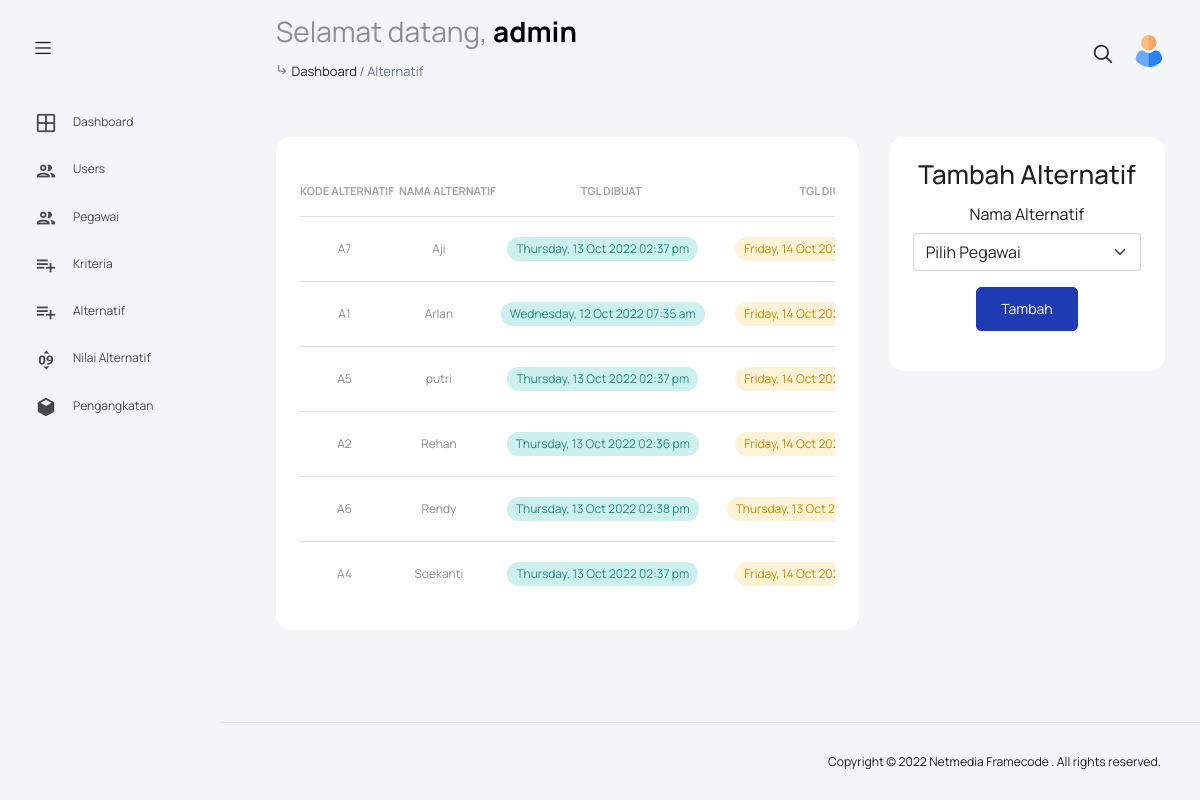
The app's page /views/alternatif.php (signed in) with its own data.
### tables this page shows
CREATE TABLE `alternatif` (
  `id_alternatif` int(11) NOT NULL,
  `kode_alternatif` varchar(15) NOT NULL,
  `id_user` int(11) NOT NULL,
  `rank` int(11) NOT NULL,
  `total` int(11) NOT NULL,
  `created_at` datetime NOT NULL DEFAULT current_timestamp(),
  `updated_at` datetime NOT NULL DEFAULT current_timestamp()
);

CREATE TABLE `users` (
  `id_user` int(11) NOT NULL,
  `id_role` int(11) NOT NULL DEFAULT 3,
  `username` varchar(50) NOT NULL,
  `email` varchar(100) NOT NULL,
  `password` varchar(100) NOT NULL,
  `created_at` datetime NOT NULL DEFAULT current_timestamp(),
  `updated_at` datetime NOT NULL DEFAULT current_timestamp()
);

### controller/script.php (called while the page is built, shortened)
<?php
require_once("db_connect.php");
$baseURL = "http://127.0.0.1:1010/apps/pdam-kab-kupang/";
if (isset($_SESSION['data-user'])) {
  if ($_SESSION['data-user']['role'] <= 2) {
    $data_role4 = 25;
    $page_role4 = isset($_GET["page"]) ? (int)$_GET["page"] : 1;
    $awal_data_role4 = ($page_role4 > 1) ? ($page_role4 * $data_role4) - $data_role4 : 0;
    $alternatif = mysqli_query($conn, "SELECT * FROM alternatif JOIN users ON alternatif.id_user=users.id_user ORDER BY users.username ASC LIMIT $awal_data_role4, $data_role4");
  }
}

### views/alternatif.php (the view, shortened to what this page needs)
<?php require_once("../controller/script.php");
?>
<!DOCTYPE html>
<html lang="en">
<head><?php require_once("../resources/dash-header.php") ?></head>
<body>
  <div class="container-scroller">
    <?php require_once("../resources/dash-topbar.php") ?>
    <div class="container-fluid page-body-wrapper">
      <?php require_once("../resources/dash-sidebar.php") ?>
      <div class="main-panel">
        <div class="content-wrapper">
          <div class="row flex-row-reverse">
            <div class="col-lg-4">
              <div class="card card-rounded mt-3">
                <div class="card-body text-center">
                  <h2 class="mb-3">Tambah Alternatif</h2>
                  <form action="" method="post">
                    <div class="mb-3">
                      <div class="mb-3">
                        <label for="nama" class="form-label">Nama Alternatif</label>
                        <select name="id-user" class="form-select" id="nama" aria-label="Default select example" required>
                          <option selected value="">Pilih Pegawai</option>
                        </select>
                      </div>
                      <button type="submit" name="add-alternatif" class="btn btn-primary">Tambah</button>
                    </div>
                  </form>
                </div>
              </div>
            </div>
            <div class="col-lg-8">
              <div class="card card-rounded mt-3">
                <div class="card-body">
                  <div class="table-responsive  mt-1">
                    <table class="table select-table text-center">
                      <thead>
                        <tr>
                          <th>Kode Alternatif</th>
                          <th>Nama Alternatif</th>
                          <th>Tgl Dibuat</th>
                          <th>Tgl Diubah</th>
                        </tr>
                      </thead>
                      <tbody id="search-page">
                        <?php if (mysqli_num_rows($alternatif) == 0) { ?>
                          <tr>
                            <td colspan="6">Belum ada data alternatif</td>
                          </tr>
                          <?php } else if (mysqli_num_rows($alternatif) > 0) {
                          while ($row = mysqli_fetch_assoc($alternatif)) { ?>
                            <tr>
                              <td><?= $row['kode_alternatif'] ?></td>
                              <td><?= $row['username'] ?></td>
                              <td>
                                <div class="badge badge-opacity-success">
                                  <?php $dateCreate = date_create($row['created_at']);
                                  echo date_format($dateCreate, "l, d M Y h:i a"); ?>
                                </div>
                              </td>
                              <td>
                                <div class="badge badge-opacity-warning">
                                  <?php $dateUpdate = date_create($row['updated_at']);
                                  echo date_format($dateUpdate, "l, d M Y h:i a"); ?>
                                </div>
                              </td>
                            </tr>
                        <?php }
                        } ?>
                      </tbody>
                    </table>
                  </div>
                </div>
              </div>
            </div>
          </div>
        </div>
        <?php require_once("../resources/dash-footer.php") ?>
</body>
</html>

### resources/dash-header.php (shortened to what this page needs)
<link rel="stylesheet" href="<?= $baseURL; ?>assets/css/feather.css">
<link rel="stylesheet" href="<?= $baseURL; ?>assets/css/materialdesignicons.min.css">
<link rel="stylesheet" href="<?= $baseURL; ?>assets/css/themify-icons.css">
<link rel="stylesheet" href="<?= $baseURL; ?>assets/css/typicons.css">
<link rel="stylesheet" href="<?= $baseURL; ?>assets/css/simple-line-icons.css">
<link rel="stylesheet" href="<?= $baseURL; ?>assets/css/vendor.bundle.base.css">
<link rel="stylesheet" href="<?= $baseURL; ?>assets/js/select.dataTables.min.css">
<link rel="stylesheet" href="<?= $baseURL; ?>assets/css/vertical-layout-light/style.css">
<link rel="stylesheet" href="https://unpkg.com/leaflet@1.8.0/dist/leaflet.css" />

### resources/dash-topbar.php (shortened to what this page needs)
<nav class="navbar default-layout col-lg-12 col-12 p-0 fixed-top d-flex align-items-top flex-row">
  <div class="text-center navbar-brand-wrapper d-flex align-items-center justify-content-start">
    <div class="me-3">
      <button class="navbar-toggler navbar-toggler align-self-center" type="button" data-bs-toggle="minimize">
        <span class="icon-menu"></span>
      </button>
    </div>
  </div>
  <div class="navbar-menu-wrapper d-flex align-items-top">
    <ul class="navbar-nav">
      <li class="nav-item font-weight-semibold d-none d-lg-block ms-0">
        <h1 class="welcome-text">Selamat datang, <span class="text-black fw-bold"><?= $_SESSION['data-user']['username'] ?></span></h1>
        <p class="">
          <i class="mdi mdi-subdirectory-arrow-right"></i>
          <a href="./" class="text-decoration-none text-dark">Dashboard</a>
          <?php if ($_SESSION['page-name'] != "Dashboard") {
            echo " / " . $_SESSION['page-name'];
          } ?>
        </p>
      </li>
    </ul>
    <ul class="navbar-nav ms-auto">
      <?php if ($_SESSION['page-url'] != "./" && $_SESSION['page-url'] != "nilai-alternatif" && $_SESSION['page-url'] != "pengangkatan") { ?>
        <li class="nav-item">
          <form class="search-form" action="#">
            <i class="icon-search"></i>
            <input type="search" id="search-all" class="form-control" placeholder="Search Here" title="Search here">
          </form>
        </li>
      <?php } ?>
      <li class="nav-item dropdown d-none d-lg-block user-dropdown">
        <a class="nav-link" id="UserDropdown" href="#" data-bs-toggle="dropdown" aria-expanded="false">
          <img class="img-xs rounded-circle" src="../assets/images/user.png" alt="Profile image"> </a>
      </li>
    </ul>
  </div>
</nav>

### resources/dash-sidebar.php
<nav class="sidebar sidebar-offcanvas" id="sidebar">
  <ul class="nav">
    <li class="nav-item">
      <a class="nav-link" style="cursor: pointer;" onclick="window.location.href='./'">
        <i class="mdi mdi-grid-large menu-icon"></i>
        <span class="menu-title">Dashboard</span>
      </a>
    </li>
    <?php if ($_SESSION['data-user']['role'] == 1) { ?>
      <li class="nav-item">
        <a class="nav-link" style="cursor: pointer;" onclick="window.location.href='users'">
          <i class="mdi mdi-account-multiple-outline menu-icon"></i>
          <span class="menu-title">Users</span>
        </a>
      </li>
    <?php }
    if ($_SESSION['data-user']['role'] <= 2) { ?>
      <li class="nav-item">
        <a class="nav-link" style="cursor: pointer;" onclick="window.location.href='pegawai'">
          <i class="mdi mdi-account-multiple-outline menu-icon"></i>
          <span class="menu-title">Pegawai</span>
        </a>
      </li>
      <li class="nav-item">
        <a class="nav-link" style="cursor: pointer;" onclick="window.location.href='kriteria'">
          <i class="mdi mdi-playlist-plus menu-icon"></i>
          <span class="menu-title">Kriteria</span>
        </a>
      </li>
      <li class="nav-item">
        <a class="nav-link" style="cursor: pointer;" onclick="window.location.href='alternatif'">
          <i class="mdi mdi-playlist-plus menu-icon"></i>
          <span class="menu-title">Alternatif</span>
        </a>
      </li>
      <li class="nav-item">
        <a class="nav-link" style="cursor: pointer;" onclick="window.location.href='nilai-alternatif'">
          <i class="mdi mdi-sort-numeric menu-icon"></i>
          <span class="menu-title">Nilai Alternatif</span>
        </a>
      </li>
      <li class="nav-item">
        <a class="nav-link" style="cursor: pointer;" onclick="window.location.href='pengangkatan'">
          <i class="mdi mdi-cube menu-icon"></i>
          <span class="menu-title">Pengangkatan</span>
        </a>
      </li>
    <?php } ?>
  </ul>
</nav>

### resources/dash-footer.php (shortened to what this page needs)
<footer class="footer">
  <div class="d-sm-flex justify-content-center justify-content-sm-between">
    <span class="float-none float-sm-right d-block mt-1 mt-sm-0 text-center">Copyright © <?= date('Y') ?> <a style="cursor: pointer;" onclick="window.open('https://netmedia-framecode.com', '_blank')">Netmedia Framecode</a> . All rights reserved.</span>
  </div>
</footer>
</div>
</div>
</div>

### assets/css/feather.css (style rules this page uses)
[class^="icon-"], [class*=" icon-"] { display: inline-block; font-family: "feather"; font-style: normal; font-weight: normal; font-variant: normal; text-transform: none; speak: none; line-height: 1; -webkit-font-smoothing: antialiased; -moz-osx-font-smoothing: grayscale; }
.icon-search:before { content: "\e036"; }
.icon-menu:before { content: "\e120"; }

### records on screen
alternatif: kode_alternatif "A7", id_user.username "Aji", id_user.created_at "Thursday, 13 Oct 2022 02:37 pm", id_user.updated_at "Friday, 14 Oct…"
alternatif: kode_alternatif "A1", id_user.username "Arlan", id_user.created_at "Wednesday, 12 Oct 2022 07:35 am", id_user.updated_at "Friday, 14 Oct…"
alternatif: kode_alternatif "A5", id_user.username "putri", id_user.created_at "Thursday, 13 Oct 2022 02:37 pm", id_user.updated_at "Friday, 14 Oct…"
alternatif: kode_alternatif "A2", id_user.username "Rehan", id_user.created_at "Thursday, 13 Oct 2022 02:36 pm", id_user.updated_at "Friday, 14 Oct…"
alternatif: kode_alternatif "A6", id_user.username "Rendy", id_user.created_at "Thursday, 13 Oct 2022 02:38 pm", id_user.updated_at "Thursday, 13 Oct…"
alternatif: kode_alternatif "A4", id_user.username "Soekanti", id_user.created_at "Thursday, 13 Oct 2022 02:37 pm", id_user.updated_at "Friday, 14 Oct…"

### other values on screen
$_SESSION['data-user']['username'] "admin"
$_SESSION['page-name'] "Alternatif"
